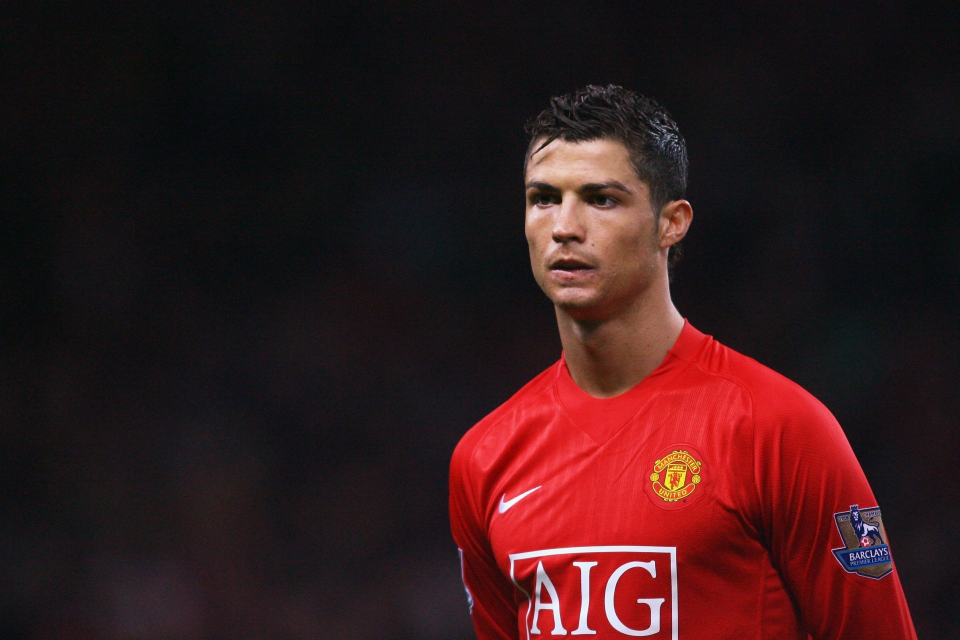
#> input picture Computer Vision with Python/Image Data Sets/ronaldo.jpg, 1920 x 1280 px, found by its file name (shown at 1/2 size)
$ jupyter execute 'Basic Operation on images.ipynb'
#> lines starting #> are read from the running program, lines starting #| are printed output that depends on the picture
## Accessing and Modifying pixel values

[cell 1]
import numpy as np
import cv2

imgpath = "C:\\Users\\Aung Thiha\\imagesforcv2\\ronaldo.jpg"
img = cv2.imread(imgpath)
#> img is the input picture: shape (1280, 1920, 3); mean B, G, R 27.5, 25.9, 53.9

#img [ index number , row , column ]
#img [ index number , row  ]
print(img[0,1])
#| [11 13 21]

## Accessing Image Properties

[cell 2]
import numpy as np
import cv2

imgpath = "C:\\Users\\Aung Thiha\\imagesforcv2\\ronaldo.jpg"
img = cv2.imread(imgpath)

# img.shape returns tuple > (Height(no of pixel rows) , Width(no of pixel cols) , Number of Channels(colors-RGB etc...)) and it gets dimensions of image
print(img.shape)
#| (1280, 1920, 3)

# number of pixels = number of rows * number of columns * number of channels
# get total number of pixels
print(img.size)
#| 7372800

# get data type of image
print(img.dtype)
#| uint8

## Making Borders for Images (Padding)

[cell 3]
import numpy as np
import cv2
import matplotlib.pyplot as plt

imgpath = "C:\\Users\\Aung Thiha\\imagesforcv2\\ronaldo.jpg"
img = cv2.imread(imgpath)
BLUE = [0,0,255]

# to create a border around the image
constant= cv2.copyMakeBorder(img,10,10,10,10,cv2.BORDER_CONSTANT,value=BLUE)
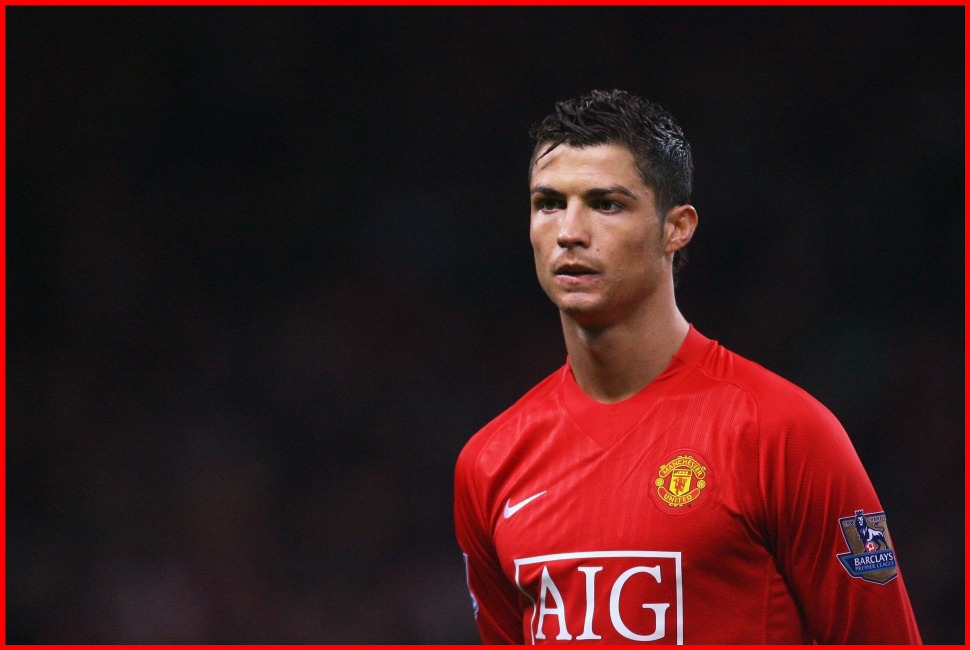
#> constant: shape (1300, 1940, 3) (shown at 1/2 size); mean B, G, R 26.8, 25.3, 59

plt.subplot(236),plt.imshow(constant,'gray'),plt.title('CONSTANT')

plt.show()


$ run again, with Computer Vision with Python/Image Data Sets/bookpage.jpg copied over Computer Vision with Python/Image Data Sets/ronaldo.jpg
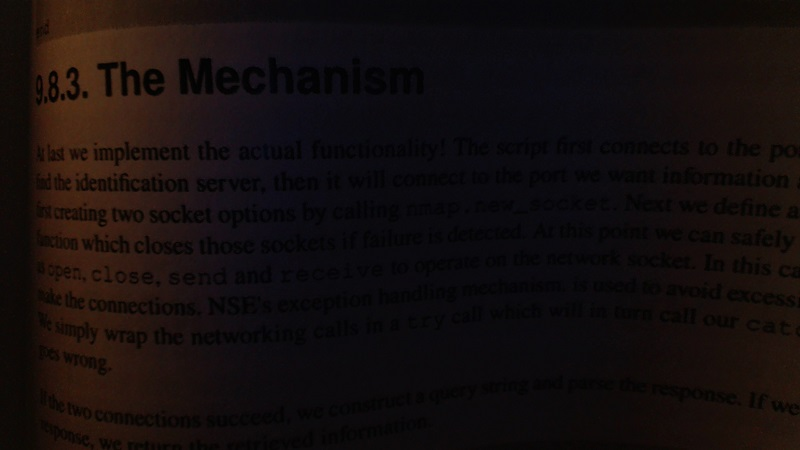
#> input picture Computer Vision with Python/Image Data Sets/bookpage.jpg, 800 x 450 px, found by its file name
#> img is the input picture: shape (450, 800, 3); mean B, G, R 13.4, 13.6, 20.3
#| [11 14 19]
#| (450, 800, 3)
#| 1080000
#| uint8
#> `constant= cv2.copyMakeBorder(img,10,10,10,10,cv2.BORDER_CONSTANT,value..`:
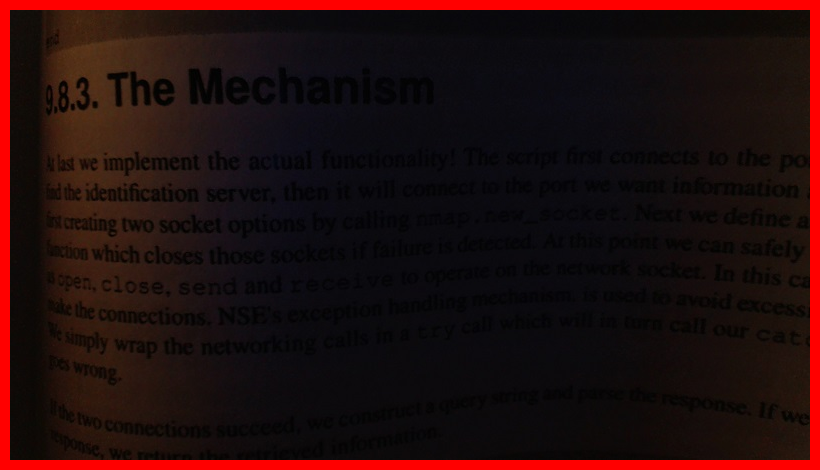
#> constant: shape (470, 820, 3); mean B, G, R 12.5, 12.7, 35.8

$ run again, with Computer Vision with Python/Image Data Sets/stevejobs.jpg copied over Computer Vision with Python/Image Data Sets/ronaldo.jpg
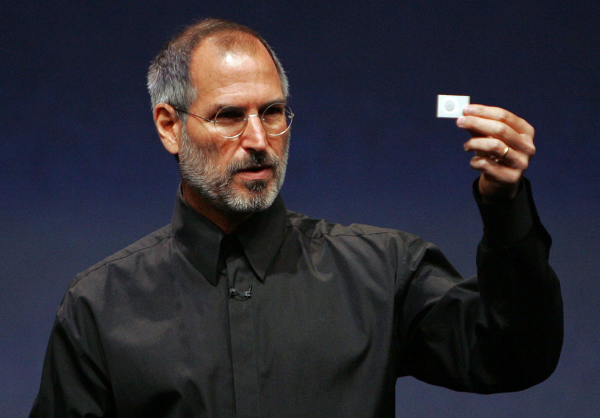
#> input picture Computer Vision with Python/Image Data Sets/stevejobs.jpg, 1200 x 835 px, found by its file name (shown at 1/2 size)
#> img is the input picture: shape (835, 1200, 3); mean B, G, R 50.7, 41.7, 43
#| [36 24 18]
#| (835, 1200, 3)
#| 3006000
#| uint8
#> `constant= cv2.copyMakeBorder(img,10,10,10,10,cv2.BORDER_CONSTANT,value..`:
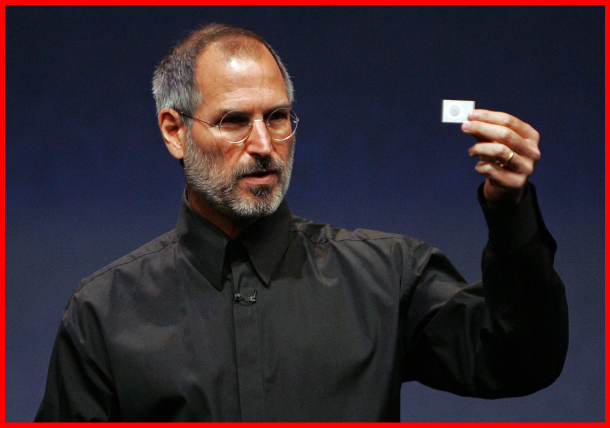
#> constant: shape (855, 1220, 3) (shown at 1/2 size); mean B, G, R 48.7, 40.1, 51.4
